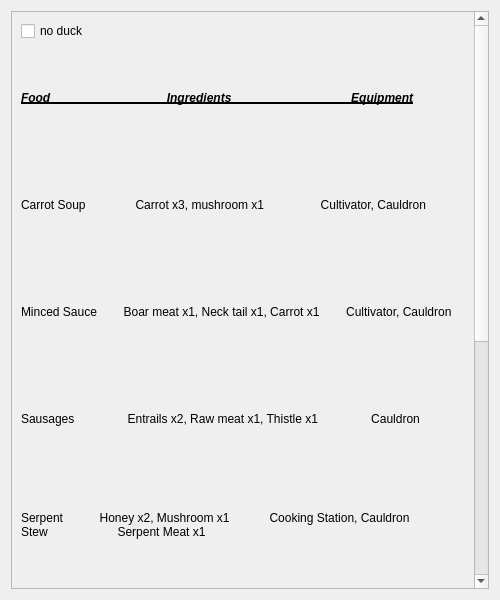
<?xml version="1.0" encoding="UTF-8"?>
<ui version="4.0">
 <class>food</class>
 <widget class="QDialog" name="food">
  <property name="geometry">
   <rect>
    <x>0</x>
    <y>0</y>
    <width>500</width>
    <height>600</height>
   </rect>
  </property>
  <property name="windowTitle">
   <string>Dialog</string>
  </property>
  <layout class="QVBoxLayout" name="verticalLayout">
   <item>
    <widget class="QScrollArea" name="scrollArea">
     <property name="sizePolicy">
      <sizepolicy hsizetype="Expanding" vsizetype="Expanding">
       <horstretch>0</horstretch>
       <verstretch>0</verstretch>
      </sizepolicy>
     </property>
     <property name="minimumSize">
      <size>
       <width>0</width>
       <height>0</height>
      </size>
     </property>
     <property name="verticalScrollBarPolicy">
      <enum>Qt::ScrollBarAlwaysOn</enum>
     </property>
     <property name="widgetResizable">
      <bool>true</bool>
     </property>
     <widget class="QWidget" name="scrollAreaWidgetContents_3">
      <property name="geometry">
       <rect>
        <x>0</x>
        <y>0</y>
        <width>548</width>
        <height>1000</height>
       </rect>
      </property>
      <property name="sizePolicy">
       <sizepolicy hsizetype="Preferred" vsizetype="Preferred">
        <horstretch>0</horstretch>
        <verstretch>0</verstretch>
       </sizepolicy>
      </property>
      <property name="minimumSize">
       <size>
        <width>0</width>
        <height>1000</height>
       </size>
      </property>
      <layout class="QVBoxLayout" name="verticalLayout_2">
       <item>
        <widget class="QCheckBox" name="checkBox">
         <property name="text">
          <string>no duck</string>
         </property>
        </widget>
       </item>
       <item>
        <widget class="QLabel" name="label_8">
         <property name="font">
          <font>
           <italic>true</italic>
           <bold>true</bold>
           <underline>true</underline>
           <strikeout>false</strikeout>
          </font>
         </property>
         <property name="text">
          <string>Food                                   Ingredients                                    Equipment</string>
         </property>
        </widget>
       </item>
       <item>
        <widget class="QLabel" name="label">
         <property name="text">
          <string>Carrot Soup               Carrot x3, mushroom x1                 Cultivator, Cauldron</string>
         </property>
        </widget>
       </item>
       <item>
        <widget class="QLabel" name="label_2">
         <property name="text">
          <string>Minced Sauce        Boar meat x1, Neck tail x1, Carrot x1        Cultivator, Cauldron</string>
         </property>
         <property name="wordWrap">
          <bool>false</bool>
         </property>
        </widget>
       </item>
       <item>
        <widget class="QLabel" name="duck">
         <property name="text">
          <string>Sausages                Entrails x2, Raw meat x1, Thistle x1                Cauldron</string>
         </property>
        </widget>
       </item>
       <item>
        <widget class="QLabel" name="label_4">
         <property name="text">
          <string>Serpent           Honey x2, Mushroom x1            Cooking Station, Cauldron                                Stew                     Serpent Meat x1</string>
         </property>
         <property name="wordWrap">
          <bool>true</bool>
         </property>
        </widget>
       </item>
       <item>
        <widget class="QLabel" name="label_6">
         <property name="text">
          <string>Lox meat                    Barley flour x4, Cloudberries x2,                   Cauldron,                                                                     pie                                  Lox meat x2                                   Cooking Station</string>
         </property>
         <property name="wordWrap">
          <bool>true</bool>
         </property>
        </widget>
       </item>
       <item>
        <widget class="QLabel" name="label_7">
         <property name="text">
          <string>Blood                   Bloodbag x2, Barley flour x4,                 Windmill, Cauldron                     Pudding                Thistle x2</string>
         </property>
         <property name="wordWrap">
          <bool>true</bool>
         </property>
        </widget>
       </item>
       <item>
        <widget class="QLabel" name="label_5">
         <property name="text">
          <string>Fish          Cooked fish x2, Barley Flour x4                 Cooking Station, Windmill,  wraps                                                                           Cauldron</string>
         </property>
         <property name="wordWrap">
          <bool>true</bool>
         </property>
        </widget>
       </item>
       <item>
        <widget class="QLabel" name="label_3">
         <property name="text">
          <string>Bread                       Barley flour x10                    Windmill, Cauldron, Stone oven</string>
         </property>
        </widget>
       </item>
      </layout>
     </widget>
    </widget>
   </item>
  </layout>
 </widget>
 <resources/>
 <connections/>
</ui>
